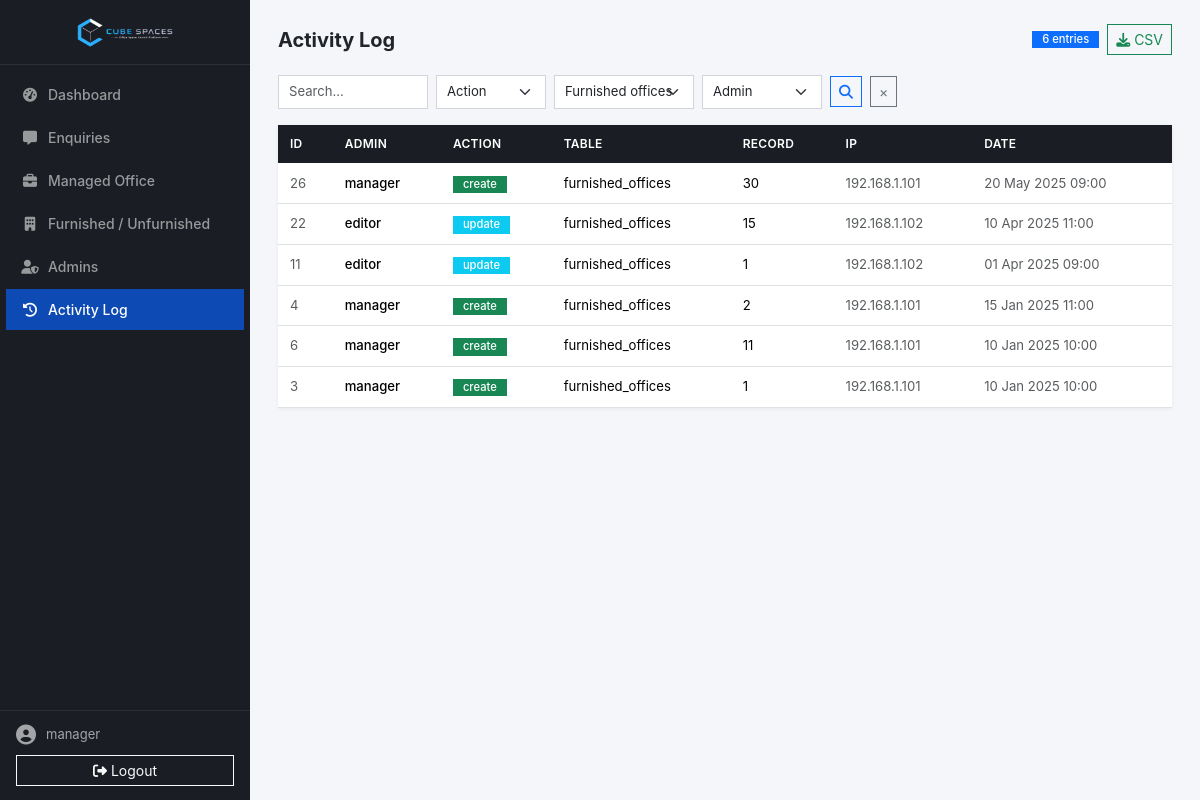
Page /admin/activity.php?table=furnished_offices (signed in) on the committed database.
### tables this page shows
CREATE TABLE IF NOT EXISTS `activity_log` (
  `id` int NOT NULL AUTO_INCREMENT PRIMARY KEY,
  `admin_id` int,
  `admin_username` varchar(100),
  `action` varchar(50),
  `table_name` varchar(100),
  `record_id` int,
  `details` json,
  `ip_address` varchar(50),
  `created_at` timestamp DEFAULT CURRENT_TIMESTAMP,
  KEY `admin_id` (`admin_id`),
  KEY `created_at` (`created_at`)
);

### admin/activity.php (the view, shortened to what this page needs)
<?php
require_once __DIR__ . '/layout.php';
$adminListPage = max(1, (int)($_GET['p'] ?? 1));
$adminPerPage = 50;
$adminOffset = ($adminListPage - 1) * $adminPerPage;
$filterAction = trim($_GET['action'] ?? '');
$filterTable = trim($_GET['table'] ?? '');
$filterAdmin = trim($_GET['admin'] ?? '');
$search = trim($_GET['search'] ?? '');
$conditions = [];
$params = [];
$types = '';
if ($filterTable) {
    $conditions[] = "table_name = ?";
    $params[] = $filterTable;
    $types .= 's';
}
$whereClause = !empty($conditions) ? ' WHERE ' . implode(' AND ', $conditions) : '';
$distinctTables = mysqli_query($conn, "SELECT DISTINCT table_name FROM activity_log WHERE table_name IS NOT NULL ORDER BY table_name");
$countSql = "SELECT COUNT(*) as cnt FROM activity_log$whereClause";
if (!empty($params)) {
    $countStmt = mysqli_prepare($conn, $countSql);
    mysqli_stmt_bind_param($countStmt, $types, ...$params);
    mysqli_stmt_execute($countStmt);
    $activityTotal = (int)mysqli_fetch_assoc(mysqli_stmt_get_result($countStmt))['cnt'];
} else {
    $activityTotal = (int)mysqli_fetch_assoc(mysqli_query($conn, $countSql))['cnt'];
}
$dataSql = "SELECT * FROM activity_log$whereClause ORDER BY created_at DESC LIMIT $adminPerPage OFFSET $adminOffset";
if (!empty($params)) {
    $dataStmt = mysqli_prepare($conn, $dataSql);
    if ($dataStmt) {
        mysqli_stmt_bind_param($dataStmt, $types, ...$params);
        mysqli_stmt_execute($dataStmt);
        $result = mysqli_stmt_get_result($dataStmt);
    } else {
        $result = false;
    }
} else {
    $result = mysqli_query($conn, $dataSql);
}
$exportUrl = 'activity.php?export=1';
foreach (['action', 'table', 'admin', 'search'] as $k) {
    $v = $_GET[$k] ?? '';
    if ($v) $exportUrl .= '&' . urlencode($k) . '=' . urlencode($v);
}
?>
<div class="page-header">
    <h4>Activity Log</h4>
    <div class="d-flex align-items-center gap-2">
        <span class="badge bg-primary"><?= $activityTotal ?> entries</span>
        <a href="<?= $exportUrl ?>" class="btn btn-outline-success btn-sm" title="Export CSV"><i class="fa-solid fa-download"></i> CSV</a>
    </div>
</div>
<div class="row g-2 mb-3">
    <div class="col-md-12">
        <form method="get" class="d-flex gap-2 flex-wrap align-items-center">
            <input type="search" name="search" class="form-control form-control-sm" style="width:150px" placeholder="Search..." value="<?= htmlspecialchars($search) ?>">
            <select name="action" class="form-select form-select-sm" style="width:110px;" onchange="this.form.submit()">
                <option value="">Action</option>
            </select>
            <select name="table" class="form-select form-select-sm" style="width:140px;" onchange="this.form.submit()">
                <?php if ($distinctTables && mysqli_num_rows($distinctTables)): mysqli_data_seek($distinctTables, 0); while ($t = mysqli_fetch_assoc($distinctTables)): ?>
                <option value="<?= htmlspecialchars($t['table_name']) ?>" <?= $filterTable === $t['table_name'] ? 'selected' : '' ?>><?= htmlspecialchars(str_replace('_', ' ', ucfirst($t['table_name']))) ?></option>
                <?php endwhile; endif; ?>
            </select>
            <select name="admin" class="form-select form-select-sm" style="width:120px;" onchange="this.form.submit()">
                <option value="">Admin</option>
            </select>
            <button type="submit" class="btn btn-sm btn-outline-primary"><i class="fa-solid fa-search"></i></button>
            <?php if ($filterAction || $filterTable || $filterAdmin || $search): ?>
            <a href="activity.php" class="btn btn-sm btn-outline-secondary">&times;</a>
            <?php endif; ?>
        </form>
    </div>
</div>
<div class="admin-card">
    <div class="table-wrap">
        <div class="table-responsive">
            <table class="table table-hover align-middle mb-0 small">
                <thead>
                    <tr>
                        <th scope="col">ID</th><th scope="col">Admin</th><th scope="col">Action</th><th scope="col">Table</th><th scope="col">Record</th><th scope="col">IP</th><th scope="col">Date</th>
                    </tr>
                </thead>
                <tbody>
                    <?php if ($result && mysqli_num_rows($result) > 0): ?>
                    <?php while ($row = mysqli_fetch_assoc($result)): ?>
                    <tr>
                        <td class="text-muted"><?= $row['id'] ?></td>
                        <td class="fw-medium"><?= htmlspecialchars($row['admin_username']) ?></td>
                        <td><span class="badge bg-<?= $row['action'] === 'delete' ? 'danger' : ($row['action'] === 'create' ? 'success' : 'info') ?>"><?= htmlspecialchars($row['action']) ?></span></td>
                        <td><?= htmlspecialchars($row['table_name'] ?? '—') ?></td>
                        <td><?= $row['record_id'] ?? '—' ?></td>
                        <td class="text-muted"><?= htmlspecialchars($row['ip_address'] ?? '—') ?></td>
                        <td class="text-muted"><?= date('d M Y H:i', strtotime($row['created_at'])) ?></td>
                    </tr>
                    <?php endwhile; ?>
                    <?php else: ?>
                    <tr><td colspan="7" class="text-center text-muted py-4">No activity found.</td></tr>
                    <?php endif; ?>
                </tbody>
            </table>
        </div>
    </div>
</div>
<?php require_once __DIR__ . '/footer.php'; ?>

### assets/css/admin.css (style rules this page uses)
* { border-radius: 0 !important; }
:root { --admin-sidebar-width: 250px; --admin-primary: #0d4ab4; --admin-primary-dark: #083891; --admin-bg: #f4f6f9; --admin-card-shadow: 0 1px 4px rgba(0,0,0,0.06); }
body { font-family: 'Inter', sans-serif; background: var(--admin-bg); padding-top: 0; -webkit-font-smoothing: antialiased; }
.page-header { display: flex; justify-content: space-between; align-items: center; margin-bottom: 20px; }
.page-header h4 { font-weight: 700; margin-bottom: 0; font-size: 1.25rem; }
.admin-card { border: none; box-shadow: var(--admin-card-shadow); background: #fff; }
.table-wrap { padding: 0; }
.table-wrap .table { margin-bottom: 0; }
.table-wrap .table th { background: #1a1d23; color: #fff; font-weight: 600; font-size: 0.75rem; text-transform: uppercase; letter-spacing: 0.3px; padding: 10px 12px; border-color: rgba(255,255,255,0.08); }
.table-wrap .table td { padding: 10px 12px; font-size: 0.82rem; vertical-align: middle; }
.form-control-sm, .form-select-sm { font-size: 0.82rem; padding: 6px 10px; border-color: #d1d5db; }
.badge { font-weight: 500; font-size: 0.7rem; padding: 3px 10px; }

### rows in the picture
activity_log: id "26", admin_username "manager", action "create", table_name "furnished_offices", record "30", ip_address "192.168.1.101", created_at "20 May 2025 09:00"
activity_log: id "22", admin_username "editor", action "update", table_name "furnished_offices", record "15", ip_address "192.168.1.102", created_at "10 Apr 2025 11:00"
activity_log: id "11", admin_username "editor", action "update", table_name "furnished_offices", record "1", ip_address "192.168.1.102", created_at "01 Apr 2025 09:00"
activity_log: id "4", admin_username "manager", action "create", table_name "furnished_offices", record "2", ip_address "192.168.1.101", created_at "15 Jan 2025 11:00"
activity_log: id "6", admin_username "manager", action "create", table_name "furnished_offices", record "11", ip_address "192.168.1.101", created_at "10 Jan 2025 10:00"
activity_log: id "3", admin_username "manager", action "create", table_name "furnished_offices", record "1", ip_address "192.168.1.101", created_at "10 Jan 2025 10:00"

### other values in the picture
$adminUser "manager"
$activityTotal "6"
form field table "Furnished offices"
